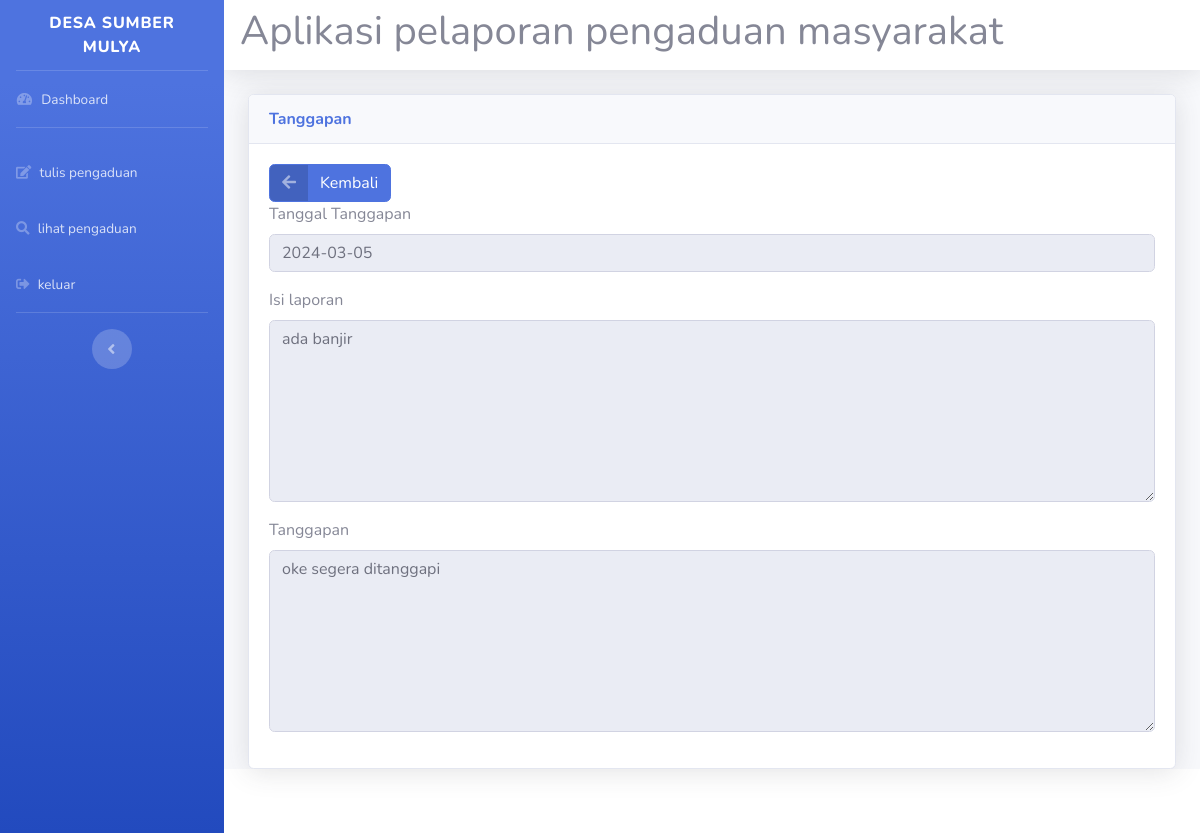
Page /masyarakat.php?url=lihat_tanggapan&id=1193 (signed in) on the committed database.
### tables this page shows
CREATE TABLE `tanggapan` (
  `id_tanggapan` int(11) NOT NULL,
  `id_pengaduan` int(11) NOT NULL,
  `tgl_tanggapan` date NOT NULL,
  `tanggapan` text NOT NULL,
  `id_petugas` int(11) NOT NULL
);

CREATE TABLE `pengaduan` (
  `id_pengaduan` int(11) NOT NULL,
  `tgl_pengaduan` date NOT NULL,
  `nik` char(16) NOT NULL,
  `isi_laporan` text NOT NULL,
  `foto` varchar(255) NOT NULL,
  `status` enum('0','proses','selesai') NOT NULL
);

### lihat_tanggapan.php (the view, shortened to what this page needs)
<!DOCTYPE html>
<html lang="en">
<head>
  <link href="vendor/fontawesome-free/css/all.min.css" rel="stylesheet" type="text/css">
  <link href="css/sb-admin-2.min.css" rel="stylesheet">
</head>
<body id="page-top">
<div class="card shadow">
  <div class="card-header font-weight-bold text-primary">
    Tanggapan
  </div>
  <div class="card-body">
  <div>
    <a href="?url=lihat_pengaduan" class="btn btn-primary btn-icon-split">
    <span class="icon text-white-50">
      <i class="fas fa-arrow-left"></i>
    </span>
    <span class="text">Kembali</span>
  </a>
  </div>
    <form action="" method="post" class="form-horizontal" enctype="multipart/form-data">
      <?php
      $sql=mysql_query("select * from pengaduan, Tanggapan where tanggapan.id_pengaduan='$_GET[id]' and tanggapan.id_pengaduan=pengaduan.id_pengaduan");
      $cek=mysql_num_rows($sql);
      if ($cek<1)
      {
       echo "<font color='red'>mohon bersabar, pengaduan belum ditanggapi</font>";
      } else {
        if ($data=mysql_fetch_array($sql))
      ?>
     <div class="form-group cols-sm-6">
        <label>Tanggal Tanggapan</label>
        <input type="text" name="tgl_pengaduan" value="<?php echo $data['tgl_tanggapan']; ?>" class="form-control" readonly>
      </div>
      <div class="form-group cols-sm-6">
        <label>Isi laporan</label>
        <textarea name="isi_laporan" rows="7" class="form-control" readonly=""><?php echo $data['isi_laporan']; ?></textarea>
      </div>
      <div class="form-group cols-sm-6">
        <label>Tanggapan</label>
        <textarea name="isi_laporan" rows="7" class="form-control" readonly=""><?php echo $data['tanggapan']; ?></textarea>
      </div>
    </form>
  <?php } ?>
  </div>
</div>
</body>
</html>

### rows in the picture
tanggapan: tgl_pengaduan "2024-03-05", isi_laporan "ada banjir", isi_laporan "oke segera ditanggapi"
